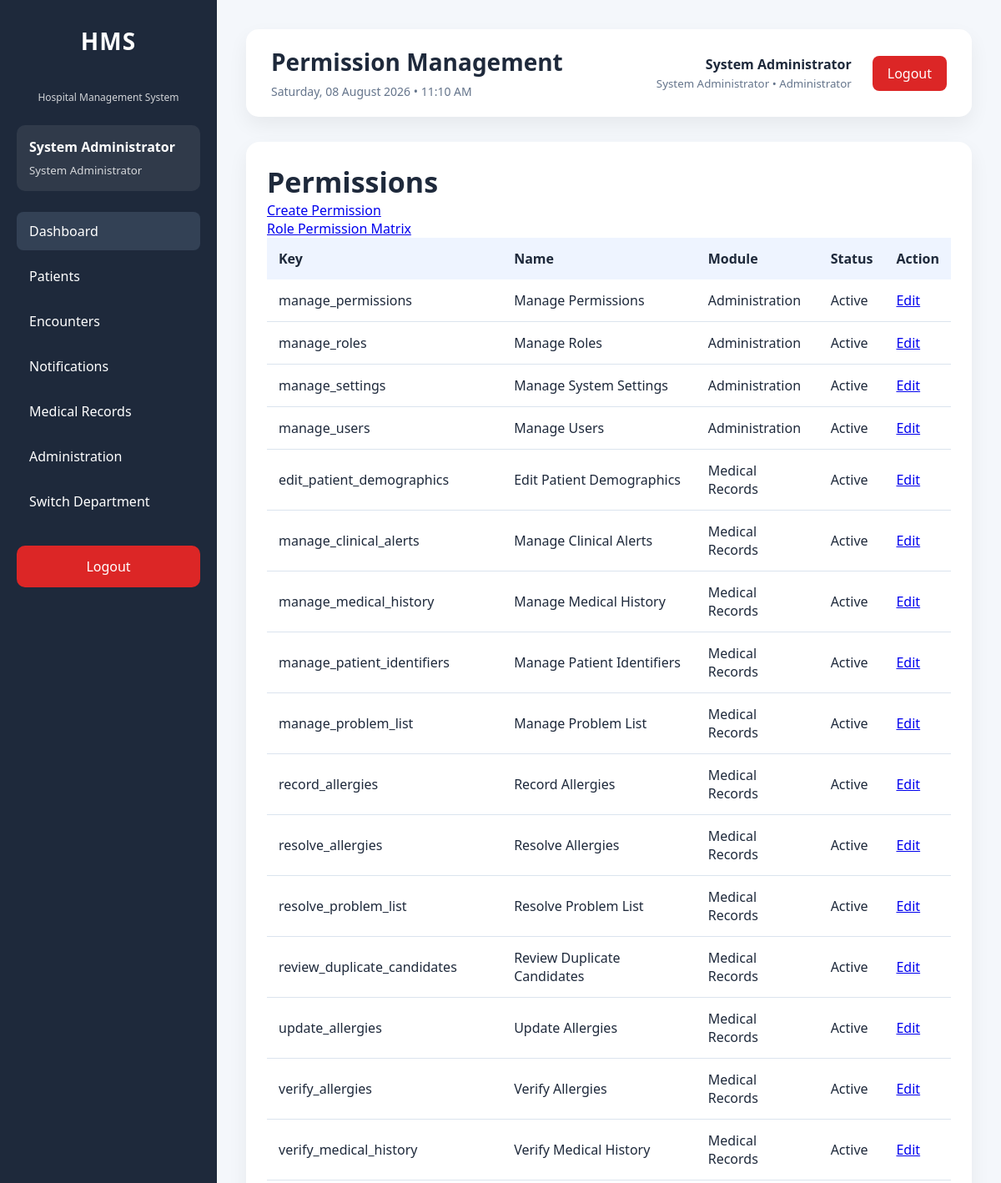
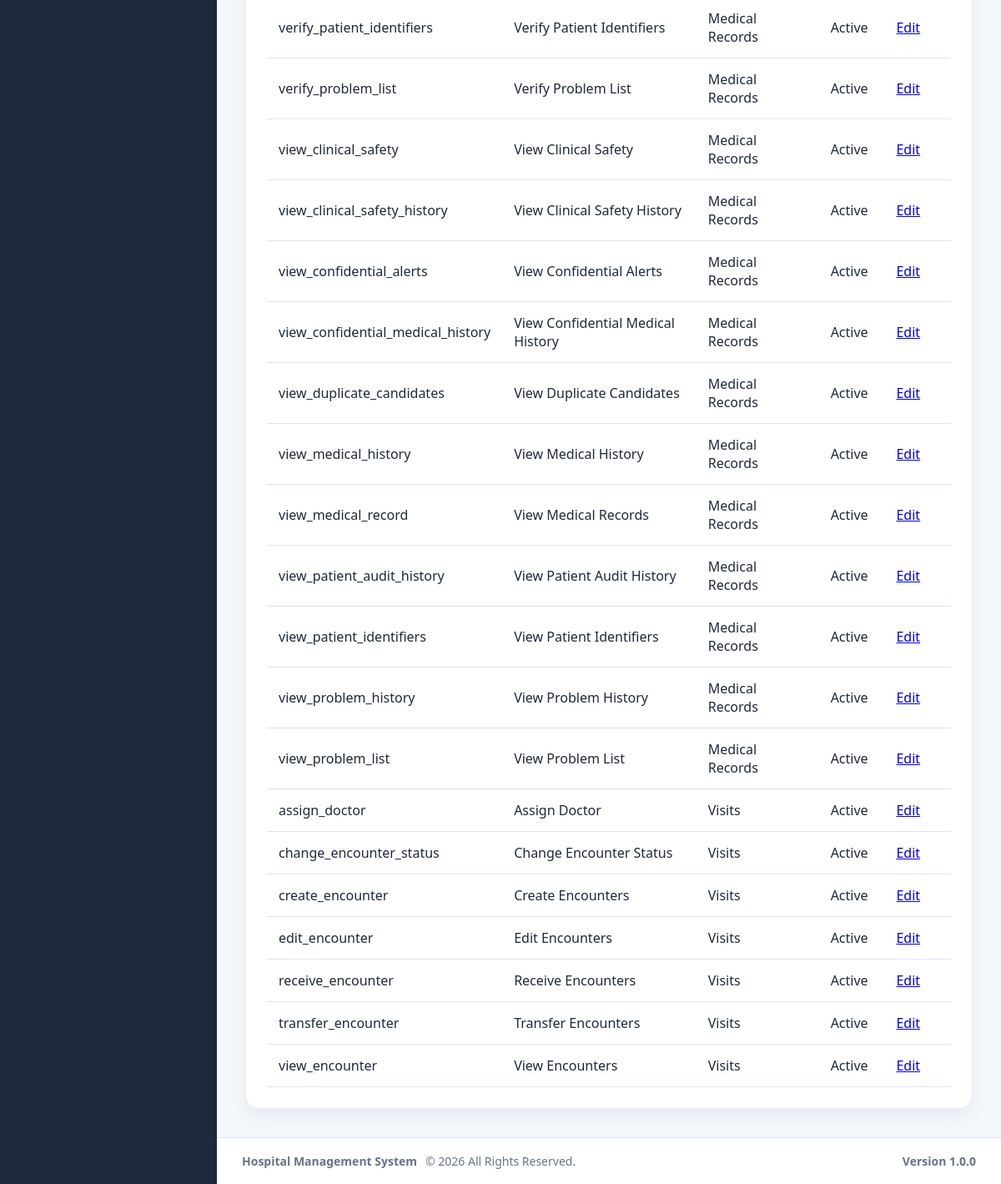
The app's page /modules/administration/permissions/index.php (signed in), older data (2 pictures, top to bottom).
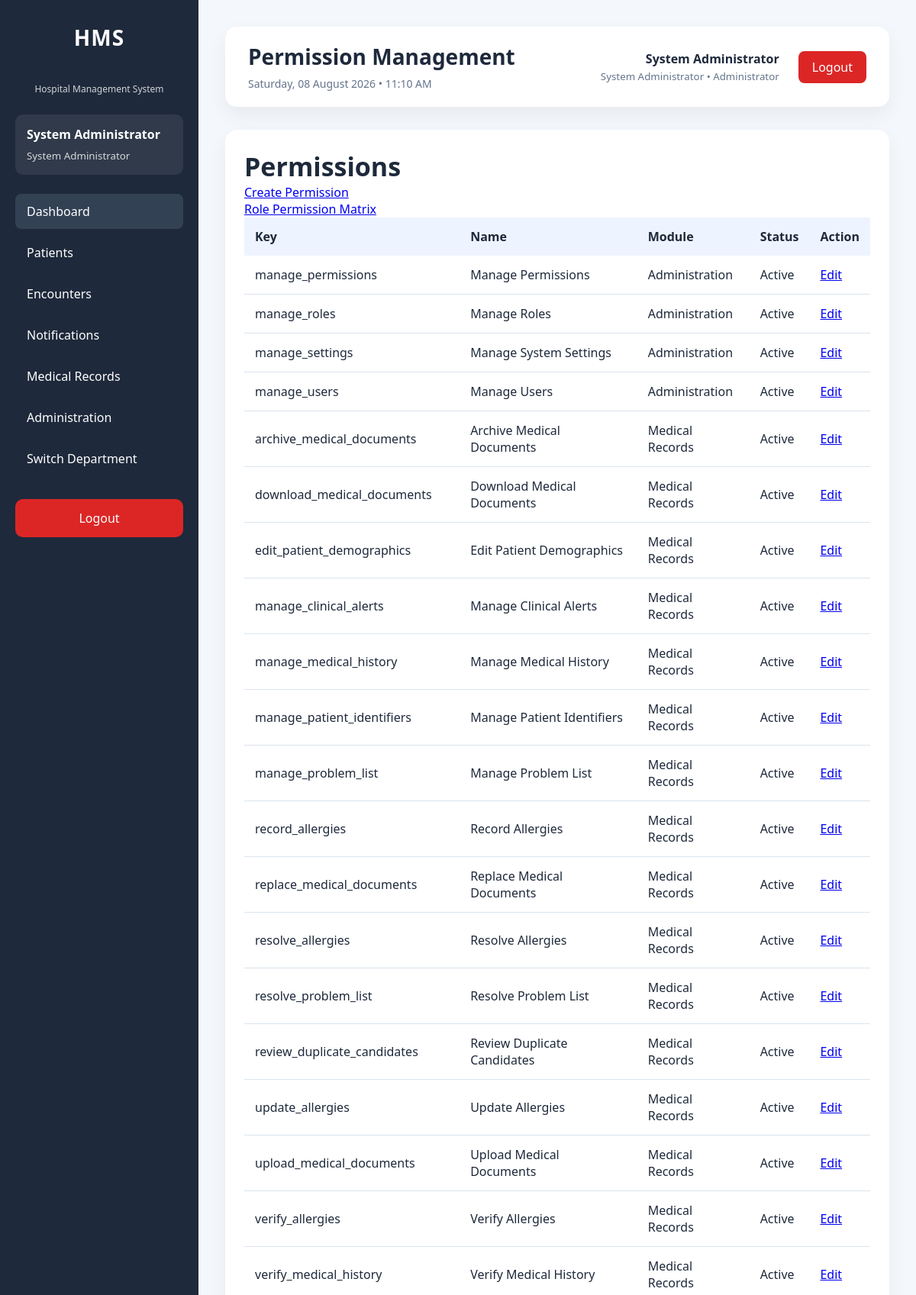
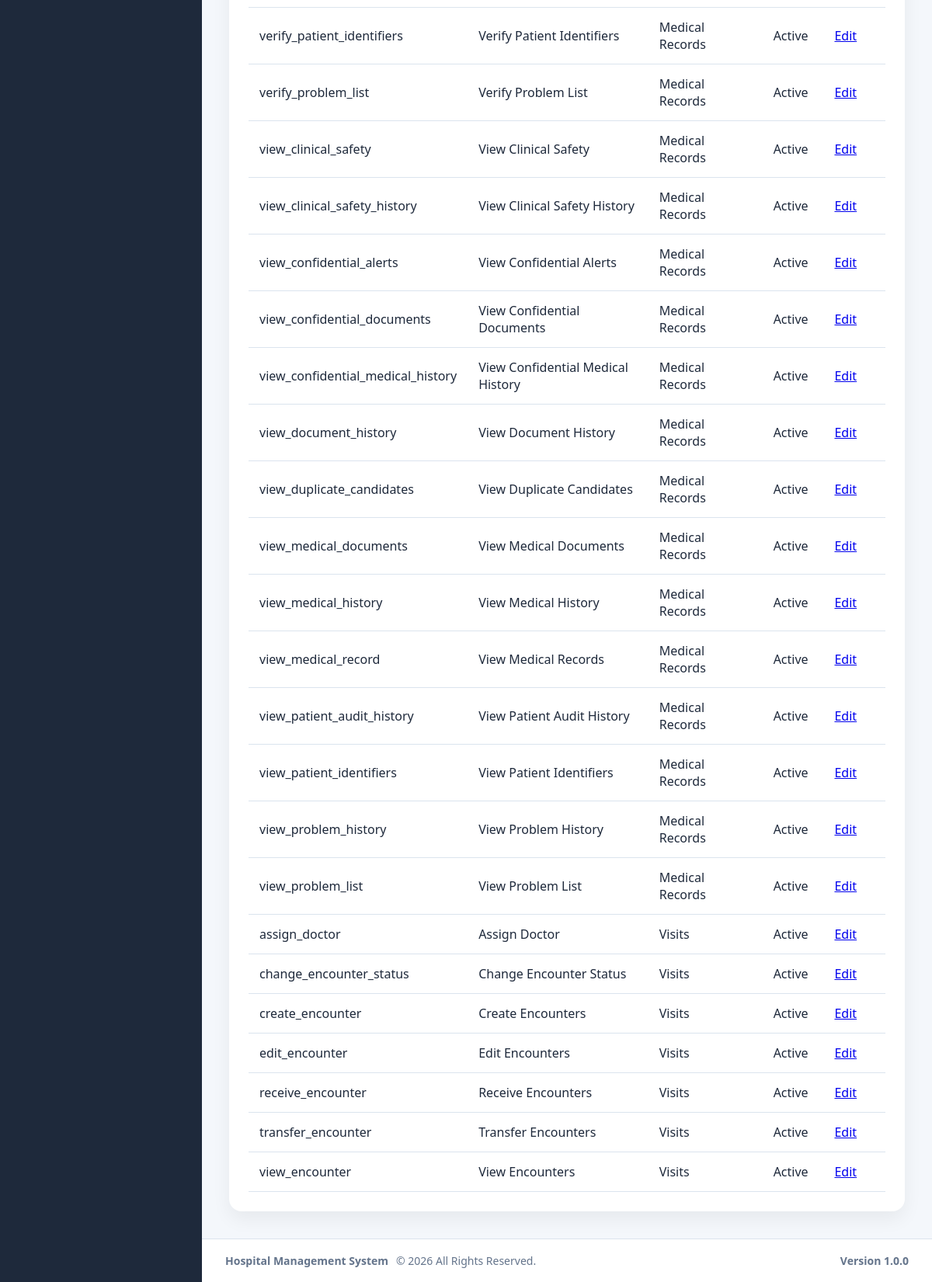
The same page, newer data (2 pictures, top to bottom).
### tables this page shows
CREATE TABLE `permissions` (
  `id` int(11) NOT NULL AUTO_INCREMENT,
  `permission_key` varchar(100) NOT NULL,
  `permission_name` varchar(150) NOT NULL,
  `module` varchar(100) NOT NULL,
  `description` text DEFAULT NULL,
  `is_active` tinyint(1) NOT NULL DEFAULT 1,
  `created_at` timestamp NOT NULL DEFAULT current_timestamp(),
  `updated_at` timestamp NULL DEFAULT NULL ON UPDATE current_timestamp(),
  PRIMARY KEY (`id`),
  UNIQUE KEY `uq_permissions_key` (`permission_key`),
  KEY `idx_permissions_module` (`module`),
  KEY `idx_permissions_active` (`is_active`)
);

### config/app.php (called while the page is built, shortened)
<?php
$configuredEnvironment = strtolower(trim((string)getenv('HMS_APP_ENV')));
$allowedEnvironments = ['development', 'testing', 'production'];
$applicationEnvironment = in_array(
    $configuredEnvironment,
    $allowedEnvironments,
    true
) ? $configuredEnvironment : 'production';
$developmentBypassValue = strtolower(
    trim((string)getenv('HMS_ENABLE_DEV_AUTH_BYPASS'))
);
$developmentAuthBypass = $applicationEnvironment === 'development'
    && in_array(
        $developmentBypassValue,
        ['1', 'true', 'yes', 'on'],
        true
    );
$configuredDocumentStorageRoot = trim(
    (string)getenv('HMS_DOCUMENT_STORAGE_ROOT')
);
$documentStorageRoot = $configuredDocumentStorageRoot !== ''
    ? $configuredDocumentStorageRoot
    : dirname(__DIR__, 3) . DIRECTORY_SEPARATOR . 'hms_secure_documents';
return [
    'app' => [
        'name' => 'Hospital Management System',
        'version' => '1.0.0',
        'timezone' => 'Africa/Lagos',
        'environment' => $applicationEnvironment,
        'development_auth_bypass' => $developmentAuthBypass,
        'base_url' => '/hospital_management_system'
    ],
    'hospital' => [
        'code' => 'HMS',
        'name' => 'Hospital Management System',
        'currency' => '₦'
    ],
    'database' => [
        'host' => 'localhost',
        'name' => 'hospital_management_system',
        'user' => 'root',
        'pass' => ''
    ],
    'security' => [
        'max_failed_login_attempts' => 5,
        'session_timeout_seconds' => 1800
    ],
    'documents' => [
        'storage_root' => $documentStorageRoot,
        'storage_provider' => 'local'
    ]
];

### config/helpers.php (called while the page is built, shortened)
<?php
function e($value): string
{
    return htmlspecialchars(
        (string)$value,
        ENT_QUOTES,
        'UTF-8'
    );
}

### config/auth.php (called while the page is built, shortened)
<?php
$config = require __DIR__ . '/app.php';
require_once __DIR__ . '/../services/SessionService.php';
$sessionService = new SessionService();
$sessionService->requireLogin();
$currentUser = $sessionService->user();

### services/SessionService.php (called while the page is built, shortened)
<?php
class SessionService
{
    private ?PDO $pdo;
    private ?int $resolvedTimeoutSeconds = null;
    public function __construct(?PDO $pdo = null)
    {
        if ($pdo === null) {
            require_once __DIR__ . '/../config/database.php';
            $pdo = $GLOBALS['pdo'] ?? ($pdo ?? null);
        }
        $this->pdo = $pdo;
    }
    public function user(): ?array
    {
        return $_SESSION['user'] ?? null;
    }
    private function sessionTimeoutSeconds(): int
    {
        if ($this->resolvedTimeoutSeconds !== null) {
            return $this->resolvedTimeoutSeconds;
        }
        $config = require __DIR__ . '/../config/app.php';
        $fallback = max(
            60,
            (int)($config['security']['session_timeout_seconds']
                ?? self::SESSION_TIMEOUT_SECONDS)
        );
        try {
            $minutes = (new SettingsService($this->pdo))->getInteger(
                'security.session_timeout_minutes',
                (int)ceil($fallback / 60)
            );
            return $this->resolvedTimeoutSeconds = max(60, $minutes * 60);
        } catch (Throwable $exception) {
            return $this->resolvedTimeoutSeconds = $fallback;
        }
    }
}

### services/PermissionService.php (called while the page is built, shortened)
<?php
class PermissionService
{
    private PDO $pdo;
    public function __construct(PDO $pdo, ?SettingsService $settingsService = null)
    {
        $this->pdo = $pdo;
    }
    public function hasPermission(
        string $permission,
        ?array $user = null
    ): bool {
        $user = $user ?? $this->currentUser();
        if ($this->isAdministrator($user)) {
            return true;
        }
    }
    public function listPermissions(bool $includeInactive = true): array
    {
        $sql = '
            SELECT id, permission_key, permission_name, module,
                   description, is_active, created_at, updated_at
            FROM permissions
        ';
        $sql .= ' ORDER BY module, permission_name';
        try {
            return $this->pdo->query($sql)->fetchAll(PDO::FETCH_ASSOC);
        } catch (Throwable $exception) {
            return [];
        }
    }
    public function isAdministrator(?array $user = null): bool
    {
        $user = $user ?? $this->currentUser();
        return ($user['role_name'] ?? '') === 'System Administrator';
    }
}

### modules/administration/partials/bootstrap.php (called while the page is built, shortened)
<?php
require_once __DIR__ . '/../../../config/auth.php';
require_once __DIR__ . '/../../../config/database.php';
require_once __DIR__ . '/../../../config/helpers.php';
require_once __DIR__ . '/../../../services/PermissionService.php';
require_once __DIR__ . '/../../../services/UserDepartmentService.php';
$permissionService = new PermissionService($pdo);

### modules/administration/permissions/index.php (the view, shortened to what this page needs)
<?php
require_once __DIR__ . '/../partials/bootstrap.php';
$pageTitle = 'Permission Management';
$permissions = $permissionService->listPermissions();
require_once __DIR__ . '/../../../layouts/header.php';
require_once __DIR__ . '/../../../layouts/sidebar.php';
?>
<main class="content">
    <?php require_once __DIR__ . '/../../../layouts/navbar.php'; ?>
    <section class="card">
        <h2>Permissions</h2>
        <p><a class="btn-primary" href="create.php">Create Permission</a></p>
        <p><a href="matrix.php">Role Permission Matrix</a></p>
        <table>
            <thead><tr><th>Key</th><th>Name</th><th>Module</th><th>Status</th><th>Action</th></tr></thead>
            <tbody><?php foreach ($permissions as $permission): ?>
                <tr>
                    <td><?= e($permission['permission_key']) ?></td>
                    <td><?= e($permission['permission_name']) ?></td>
                    <td><?= e($permission['module']) ?></td>
                    <td><?= !empty($permission['is_active']) ? 'Active' : 'Inactive' ?></td>
                    <td><a href="edit.php?id=<?= (int)$permission['id'] ?>">Edit</a></td>
                </tr>
            <?php endforeach; ?></tbody>
        </table>
    </section>
</main>
<?php require_once __DIR__ . '/../../../layouts/footer.php'; ?>

### layouts/header.php (shortened to what this page needs)
<?php
require_once __DIR__ . '/../config/helpers.php';
$config = require __DIR__ . '/../config/app.php';
$baseUrl = rtrim(
    $config['app']['base_url'],
    '/'
);
?>
<!DOCTYPE html>
<html lang="en">
<head>
    <link
        rel="stylesheet"
        href="<?= e($baseUrl) ?>/assets/css/dashboard.css">
</head>
<body>
<div class="wrapper">

### layouts/sidebar.php (shortened to what this page needs)
<?php
$currentPage = basename($_SERVER['PHP_SELF']);
$canAccessMedicalRecordsSidebar = false;
$departmentNotificationCount = 0;
if ($currentUser && isset($pdo)) {
    require_once __DIR__ . '/../services/PermissionService.php';
    $sidebarPermissionService = new PermissionService($pdo);
    $canAccessMedicalRecordsSidebar = $sidebarPermissionService->hasPermission(
        'view_medical_record',
        $currentUser
    );
    $sidebarDepartmentId = (int)(
        $currentUser['active_department_id']
        ?? $_SESSION['active_department_id']
        ?? $currentUser['department_id']
        ?? 0
    );
    if ($sidebarDepartmentId > 0) {
        $departmentNotificationCount = (new DepartmentNotificationService($pdo))->getUnreadCount($sidebarDepartmentId);
    }
}
?>
<aside class="sidebar">
    <div class="sidebar-header">
        <h2>HMS</h2>
        <p>Hospital Management System</p>
    </div>
    <?php if ($currentUser): ?>
        <div class="sidebar-user">
            <strong>
                <?= e($currentUser['first_name']) ?>
                <?= e($currentUser['last_name']) ?>
            </strong>
            <small>
                <?= e($currentUser['role_name']) ?>
            </small>
        </div>
    <?php endif; ?>
    <nav class="sidebar-nav">
        <ul>
            <li>
                <a
                    href="<?= e($baseUrl) ?>/dashboard/index.php"
                    class="<?= $currentPage === 'index.php' ? 'active' : '' ?>">
                    Dashboard
                </a>
            </li>
            <li>
                <a href="<?= e($baseUrl) ?>/modules/patients/search.php">
                    Patients
                </a>
            </li>
            <li>
                <a href="<?= e($baseUrl) ?>/modules/patients/search.php">
                    Encounters
                </a>
            </li>
            <li>
                <a href="<?= e($baseUrl) ?>/modules/department_notifications/index.php">
                    Notifications<?= $departmentNotificationCount > 0 ? ' (' . (int)$departmentNotificationCount . ')' : '' ?>
                </a>
            </li>
            <?php if ($canAccessMedicalRecordsSidebar): ?>
                <li>
                    <a href="<?= e($baseUrl) ?>/modules/medical_records/index.php">
                        Medical Records
                    </a>
                </li>
            <?php endif; ?>
            <?php if (($currentUser['role_name'] ?? '') === 'System Administrator'): ?>
                <li>
                    <a href="<?= e($baseUrl) ?>/modules/administration/dashboard/index.php">
                        Administration
                    </a>
                </li>
            <?php endif; ?>
            <li>
                <a href="<?= e($baseUrl) ?>/modules/administration/department_switch.php">
                    Switch Department
                </a>
            </li>
        </ul>
    </nav>
    <div class="sidebar-footer">
        <a
            href="<?= e($baseUrl) ?>/authentication/logout.php"
            class="logout-btn">
            Logout
        </a>
    </div>
</aside>
<div class="main-container">

### layouts/navbar.php (shortened to what this page needs)
<?php
$currentDateTime = date('l, d F Y • h:i A');
$currentUser ??= [];
?>
<header class="navbar">
    <div class="navbar-left">
        <h1>
            <?= e($pageTitle ?? 'Hospital Management System') ?>
        </h1>
        <span>
            <?= e($currentDateTime) ?>
        </span>
    </div>
    <div class="navbar-right">
        <div class="navbar-user">
            <div class="user-details">
                <strong>
                    <?= e($currentUser['first_name'] ?? '') ?>
                    <?= e($currentUser['last_name'] ?? '') ?>
                </strong>
                <small>
                    <?= e($currentUser['role_name'] ?? '') ?>
                    •
                    <?= e($currentUser['active_department_name'] ?? $currentUser['department_name'] ?? '') ?>
                </small>
            </div>
        </div>
        <div class="navbar-actions">
            <a
                href="../authentication/logout.php"
                class="logout-link">
                Logout
            </a>
        </div>
    </div>
</header>

### layouts/footer.php (shortened to what this page needs)
<?php
$currentYear = date('Y');
$config = require __DIR__ . '/../config/app.php';
?>
<footer class="footer">
    <div class="footer-left">
        <strong>Hospital Management System</strong>
        <span>
            © <?= $currentYear ?>
            All Rights Reserved.
        </span>
    </div>
    <div class="footer-right">
        Version 1.0.0
    </div>
</footer>
</div>
</div>
</body>
</html>

### assets/css/dashboard.css (style rules this page uses)
* { margin:0; padding:0; box-sizing:border-box; }
:root { --primary:#2563eb; --primary-dark:#1d4ed8; --success:#16a34a; --warning:#f59e0b; --danger:#dc2626; --sidebar:#1e293b; --sidebar-hover:#334155; --background:#f4f7fb; --white:#ffffff; --border:#dbe4ee; --text:#1e293b; --text-light:#64748b; --shadow:0 10px 25px rgba(0,0,0,.06); }
body { font-family: "Segoe UI", Tahoma, Geneva, Verdana, Arial, sans-serif; background:var(--background); color:var(--text); }
.wrapper { display:flex; min-height:100vh; }
.sidebar { width:260px; background:var(--sidebar); color:#fff; padding:30px 20px; }
.sidebar h2 { text-align:center; margin-bottom:40px; font-size:28px; letter-spacing:1px; }
.sidebar ul { list-style:none; }
.sidebar li { margin-bottom:10px; }
.sidebar a { display:block; text-decoration:none; color:#fff; padding:14px 16px; border-radius:10px; transition:.3s; }
.content { flex:1; padding:35px; }
.card { background:var(--white); border-radius:16px; padding:25px; box-shadow:var(--shadow); }
.card h2 { font-size:34px; }
table { width:100%; border-collapse:collapse; }
table th { background:#eef4ff; padding:14px; text-align:left; }
table td { padding:14px; border-bottom:1px solid var(--border); }
.sidebar-header { text-align:center; margin-bottom:25px; }
.sidebar-header p { font-size:12px; opacity:.8; }
.sidebar-user { background:rgba(255,255,255,.08); padding:15px; border-radius:10px; margin-bottom:25px; }
.sidebar-user strong { display:block; margin-bottom:5px; }
.sidebar-user small { opacity:.8; }
.sidebar-nav ul { list-style:none; }
.sidebar-nav li { margin-bottom:8px; }
.sidebar-nav a { display:block; color:#fff; text-decoration:none; padding:12px 15px; border-radius:8px; transition:.3s; }
.sidebar-nav a:hover, .sidebar-nav a.active { background:var(--sidebar-hover); }
.sidebar-footer { margin-top:30px; }
.logout-btn { display:block; text-align:center; text-decoration:none; color:#fff; background:#dc2626; padding:12px; border-radius:8px; transition:.3s; }
.navbar { display:flex; justify-content:space-between; align-items:center; background:#ffffff; padding:20px 30px; border-radius:15px; margin-bottom:30px; box-shadow:var(--shadow); }
.navbar-left h1 { font-size:28px; margin-bottom:5px; }
.navbar-left span { color:var(--text-light); font-size:14px; }
.navbar-right { display:flex; align-items:center; gap:25px; }
.user-details { text-align:right; }
.user-details strong { display:block; }
.user-details small { color:var(--text-light); }
.logout-link { text-decoration:none; color:#ffffff; background:#dc2626; padding:10px 18px; border-radius:8px; transition:.3s; }
.footer { display:flex; justify-content:space-between; align-items:center; padding:18px 30px; background:#ffffff; border-top:1px solid var(--border); color:var(--text-light); font-size:14px; }
.footer-left { display:flex; align-items:center; gap:10px; }
.footer-right { font-weight:600; }
.main-container { flex:1; display:flex; flex-direction:column; min-height:100vh; }

Row changes from the older to the newer data that the page shows:
added permissions: permission_key "archive_medical_documents", permission_name "Archive Medical Documents", module "Medical Records", is_active "Active"
added permissions: permission_key "download_medical_documents", permission_name "Download Medical Documents", module "Medical Records", is_active "Active"
added permissions: permission_key "replace_medical_documents", permission_name "Replace Medical Documents", module "Medical Records", is_active "Active"
added permissions: permission_key "upload_medical_documents", permission_name "Upload Medical Documents", module "Medical Records", is_active "Active"
added permissions: permission_key "view_confidential_documents", permission_name "View Confidential Documents", module "Medical Records", is_active "Active"
added permissions: permission_key "view_document_history", permission_name "View Document History", module "Medical Records", is_active "Active"
added permissions: permission_key "view_medical_documents", permission_name "View Medical Documents", module "Medical Records", is_active "Active"
